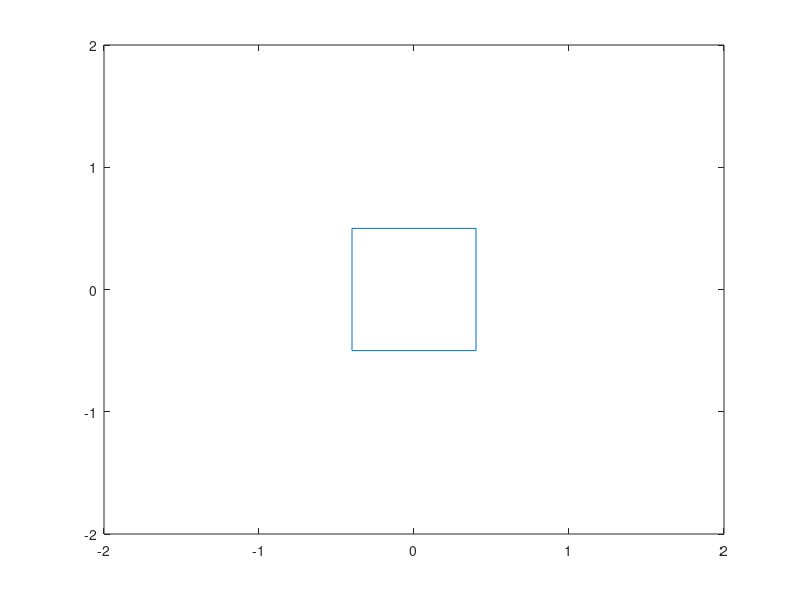

MATLAB code for this plot:
% Test Sandbox 2
 
R = 0.4; % m
H = 0.5; % m
D = sqrt(R^2+H^2);

for i=1:360

psi = i*pi/180; % rotation angle
theta = atan(H/R);

x1 = D*cos(theta+psi);
y1 = D*sin(theta+psi);
x2 = D*cos(pi-theta+psi);
y2 = D*sin(pi-theta+psi);
x3 = D*cos(pi+theta+psi);
y3 = D*sin(pi+theta+psi);
x4 = D*cos(-theta+psi);
y4 = D*sin(-theta+psi);
x5 = D*cos(theta+psi);
y5 = D*sin(theta+psi);

x_pos = [x1 x2 x3 x4 x5];
y_pos = [y1 y2 y3 y4 y5];

plot(x_pos,y_pos), hold on
axis([-2 2 -2 2]);
drawnow, hold off
end